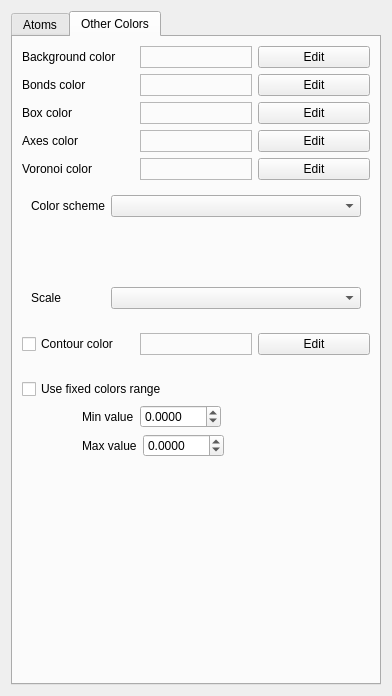
          <widget class="QWidget" name="tab_37">
           <attribute name="title">
            <string>Colors</string>
           </attribute>
           <layout class="QVBoxLayout" name="verticalLayout_14">
            <item>
             <widget class="QTabWidget" name="tabWidget_12">
              <property name="currentIndex">
               <number>1</number>
              </property>
              <widget class="QWidget" name="tab_40">
               <attribute name="title">
                <string>Atoms</string>
               </attribute>
               <layout class="QVBoxLayout" name="verticalLayout_13">
                <item>
                 <widget class="QFrame" name="frame_142">
                  <property name="minimumSize">
                   <size>
                    <width>0</width>
                    <height>50</height>
                   </size>
                  </property>
                  <property name="frameShape">
                   <enum>QFrame::NoFrame</enum>
                  </property>
                  <property name="frameShadow">
                   <enum>QFrame::Raised</enum>
                  </property>
                  <layout class="QHBoxLayout" name="horizontalLayout_154">
                   <item>
                    <widget class="QRadioButton" name="cpk_radio">
                     <property name="text">
                      <string>cpk</string>
                     </property>
                     <property name="checked">
                      <bool>true</bool>
                     </property>
                    </widget>
                   </item>
                   <item>
                    <widget class="QRadioButton" name="jmol_radio">
                     <property name="text">
                      <string>jmol</string>
                     </property>
                    </widget>
                   </item>
                   <item>
                    <widget class="QRadioButton" name="manual_colors_radio">
                     <property name="text">
                      <string>manual</string>
                     </property>
                    </widget>
                   </item>
                   <item>
                    <widget class="QPushButton" name="manual_colors_default">
                     <property name="text">
                      <string>default</string>
                     </property>
                    </widget>
                   </item>
                  </layout>
                 </widget>
                </item>
                <item>
                 <widget class="QTableWidget" name="ColorsOfAtomsTable">
                  <property name="minimumSize">
                   <size>
                    <width>0</width>
                    <height>30</height>
                   </size>
                  </property>
                 </widget>
                </item>
               </layout>
              </widget>
              <widget class="QWidget" name="tab_41">
               <attribute name="title">
                <string>Other Colors</string>
               </attribute>
               <layout class="QVBoxLayout" name="verticalLayout_20">
                <item>
                 <widget class="QFrame" name="frame_144">
                  <property name="minimumSize">
                   <size>
                    <width>0</width>
                    <height>0</height>
                   </size>
                  </property>
                  <property name="frameShape">
                   <enum>QFrame::NoFrame</enum>
                  </property>
                  <property name="frameShadow">
                   <enum>QFrame::Raised</enum>
                  </property>
                  <layout class="QHBoxLayout" name="horizontalLayout_101">
                   <property name="leftMargin">
                    <number>0</number>
                   </property>
                   <property name="topMargin">
                    <number>0</number>
                   </property>
                   <property name="rightMargin">
                    <number>0</number>
                   </property>
                   <property name="bottomMargin">
                    <number>0</number>
                   </property>
                   <item>
                    <widget class="QLabel" name="label_106">
                     <property name="text">
                      <string>Background color</string>
                     </property>
                    </widget>
                   </item>
                   <item>
                    <widget class="QFrame" name="ColorBackground">
                     <property name="frameShape">
                      <enum>QFrame::StyledPanel</enum>
                     </property>
                     <property name="frameShadow">
                      <enum>QFrame::Raised</enum>
                     </property>
                    </widget>
                   </item>
                   <item>
                    <widget class="QPushButton" name="ColorBackgroundDialogButton">
                     <property name="text">
                      <string>Edit</string>
                     </property>
                     <property name="checkable">
                      <bool>false</bool>
                     </property>
                     <property name="checked">
                      <bool>false</bool>
                     </property>
                    </widget>
                   </item>
                  </layout>
                 </widget>
                </item>
                <item>
                 <widget class="QFrame" name="frame_77">
                  <property name="minimumSize">
                   <size>
                    <width>0</width>
                    <height>0</height>
                   </size>
                  </property>
                  <property name="frameShape">
                   <enum>QFrame::NoFrame</enum>
                  </property>
                  <property name="frameShadow">
                   <enum>QFrame::Raised</enum>
                  </property>
                  <layout class="QHBoxLayout" name="horizontalLayout_80">
                   <property name="leftMargin">
                    <number>0</number>
                   </property>
                   <property name="topMargin">
                    <number>0</number>
                   </property>
                   <property name="rightMargin">
                    <number>0</number>
                   </property>
                   <property name="bottomMargin">
                    <number>0</number>
                   </property>
                   <item>
                    <widget class="QLabel" name="label_17">
                     <property name="text">
                      <string>Bonds color</string>
                     </property>
                    </widget>
                   </item>
                   <item>
                    <widget class="QFrame" name="ColorBond">
                     <property name="frameShape">
                      <enum>QFrame::StyledPanel</enum>
                     </property>
                     <property name="frameShadow">
                      <enum>QFrame::Raised</enum>
                     </property>
                    </widget>
                   </item>
                   <item>
                    <widget class="QPushButton" name="ColorBondDialogButton">
                     <property name="text">
                      <string>Edit</string>
                     </property>
                     <property name="checkable">
                      <bool>false</bool>
                     </property>
                     <property name="checked">
                      <bool>false</bool>
                     </property>
                    </widget>
                   </item>
                  </layout>
                 </widget>
                </item>
                <item>
                 <widget class="QFrame" name="frame_78">
                  <property name="minimumSize">
                   <size>
                    <width>0</width>
                    <height>0</height>
                   </size>
                  </property>
                  <property name="frameShape">
                   <enum>QFrame::NoFrame</enum>
                  </property>
                  <property name="frameShadow">
                   <enum>QFrame::Raised</enum>
                  </property>
                  <layout class="QHBoxLayout" name="horizontalLayout_81">
                   <property name="leftMargin">
                    <number>0</number>
                   </property>
                   <property name="topMargin">
                    <number>0</number>
                   </property>
                   <property name="rightMargin">
                    <number>0</number>
                   </property>
                   <property name="bottomMargin">
                    <number>0</number>
                   </property>
                   <item>
                    <widget class="QLabel" name="label_19">
                     <property name="text">
                      <string>Box color</string>
                     </property>
                    </widget>
                   </item>
                   <item>
                    <widget class="QFrame" name="ColorBox">
                     <property name="frameShape">
                      <enum>QFrame::StyledPanel</enum>
                     </property>
                     <property name="frameShadow">
                      <enum>QFrame::Raised</enum>
                     </property>
                    </widget>
                   </item>
                   <item>
                    <widget class="QPushButton" name="ColorBoxDialogButton">
                     <property name="text">
                      <string>Edit</string>
                     </property>
                     <property name="checkable">
                      <bool>false</bool>
                     </property>
                     <property name="checked">
                      <bool>false</bool>
                     </property>
                    </widget>
                   </item>
                  </layout>
                 </widget>
                </item>
                <item>
                 <widget class="QFrame" name="frame_79">
                  <property name="minimumSize">
                   <size>
                    <width>0</width>
                    <height>0</height>
                   </size>
                  </property>
                  <property name="frameShape">
                   <enum>QFrame::NoFrame</enum>
                  </property>
                  <property name="frameShadow">
                   <enum>QFrame::Raised</enum>
                  </property>
                  <layout class="QHBoxLayout" name="horizontalLayout_82">
                   <property name="leftMargin">
                    <number>0</number>
                   </property>
                   <property name="topMargin">
                    <number>0</number>
                   </property>
                   <property name="rightMargin">
                    <number>0</number>
                   </property>
                   <property name="bottomMargin">
                    <number>0</number>
                   </property>
                   <item>
                    <widget class="QLabel" name="label_18">
                     <property name="text">
                      <string>Axes color</string>
                     </property>
                    </widget>
                   </item>
                   <item>
                    <widget class="QFrame" name="ColorAxes">
                     <property name="frameShape">
                      <enum>QFrame::StyledPanel</enum>
                     </property>
                     <property name="frameShadow">
                      <enum>QFrame::Raised</enum>
                     </property>
                    </widget>
                   </item>
                   <item>
                    <widget class="QPushButton" name="ColorAxesDialogButton">
                     <property name="text">
                      <string>Edit</string>
                     </property>
                     <property name="checkable">
                      <bool>false</bool>
                     </property>
                     <property name="checked">
                      <bool>false</bool>
                     </property>
                    </widget>
                   </item>
                  </layout>
                 </widget>
                </item>
                <item>
                 <widget class="QFrame" name="frame_10">
                  <property name="minimumSize">
                   <size>
                    <width>0</width>
                    <height>0</height>
                   </size>
                  </property>
                  <property name="maximumSize">
                   <size>
                    <width>16777215</width>
                    <height>16777215</height>
                   </size>
                  </property>
                  <property name="frameShape">
                   <enum>QFrame::NoFrame</enum>
                  </property>
                  <property name="frameShadow">
                   <enum>QFrame::Raised</enum>
                  </property>
                  <layout class="QHBoxLayout" name="horizontalLayout_83">
                   <property name="leftMargin">
                    <number>0</number>
                   </property>
                   <property name="topMargin">
                    <number>0</number>
                   </property>
                   <property name="rightMargin">
                    <number>0</number>
                   </property>
                   <property name="bottomMargin">
                    <number>0</number>
                   </property>
                   <item>
                    <widget class="QLabel" name="label_27">
                     <property name="text">
                      <string>Voronoi color</string>
                     </property>
                    </widget>
                   </item>
                   <item>
                    <widget class="QFrame" name="ColorVoronoi">
                     <property name="frameShape">
                      <enum>QFrame::StyledPanel</enum>
                     </property>
                     <property name="frameShadow">
                      <enum>QFrame::Raised</enum>
                     </property>
                    </widget>
                   </item>
                   <item>
                    <widget class="QPushButton" name="ColorVoronoiDialogButton">
                     <property name="text">
                      <string>Edit</string>
                     </property>
                     <property name="checkable">
                      <bool>false</bool>
                     </property>
                     <property name="checked">
                      <bool>false</bool>
                     </property>
                    </widget>
                   </item>
                  </layout>
                 </widget>
                </item>
                <item>
                 <widget class="QFrame" name="frame_76">
                  <property name="maximumSize">
                   <size>
                    <width>16777215</width>
                    <height>16777215</height>
                   </size>
                  </property>
                  <property name="frameShape">
                   <enum>QFrame::NoFrame</enum>
                  </property>
                  <property name="frameShadow">
                   <enum>QFrame::Raised</enum>
                  </property>
                  <layout class="QHBoxLayout" name="horizontalLayout_77">
                   <item>
                    <widget class="QLabel" name="label_29">
                     <property name="text">
                      <string>Color scheme</string>
                     </property>
                     <property name="alignment">
                      <set>Qt::AlignLeading|Qt::AlignLeft|Qt::AlignVCenter</set>
                     </property>
                    </widget>
                   </item>
                   <item>
                    <widget class="QComboBox" name="FormSettingsColorsScale">
                     <property name="minimumSize">
                      <size>
                       <width>250</width>
                       <height>0</height>
                      </size>
                     </property>
                     <property name="editable">
                      <bool>false</bool>
                     </property>
                     <property name="currentText">
                      <string/>
                     </property>
                    </widget>
                   </item>
                  </layout>
                 </widget>
                </item>
                <item>
                 <widget class="PyqtGraphWidgetImage" name="ColorRow" native="true">
                  <property name="sizePolicy">
                   <sizepolicy hsizetype="Expanding" vsizetype="Expanding">
                    <horstretch>0</horstretch>
                    <verstretch>0</verstretch>
                   </sizepolicy>
                  </property>
                  <property name="minimumSize">
                   <size>
                    <width>0</width>
                    <height>40</height>
                   </size>
                  </property>
                  <property name="maximumSize">
                   <size>
                    <width>16777215</width>
                    <height>40</height>
                   </size>
                  </property>
                 </widget>
                </item>
                <item>
                 <widget class="QFrame" name="frame_102">
                  <property name="frameShape">
                   <enum>QFrame::NoFrame</enum>
                  </property>
                  <property name="frameShadow">
                   <enum>QFrame::Raised</enum>
                  </property>
                  <layout class="QHBoxLayout" name="horizontalLayout_106">
                   <item>
                    <widget class="QLabel" name="label_14">
                     <property name="text">
                      <string>Scale</string>
                     </property>
                     <property name="alignment">
                      <set>Qt::AlignLeading|Qt::AlignLeft|Qt::AlignVCenter</set>
                     </property>
                    </widget>
                   </item>
                   <item>
                    <widget class="QComboBox" name="FormSettingsColorsScaleType">
                     <property name="minimumSize">
                      <size>
                       <width>250</width>
                       <height>0</height>
                      </size>
                     </property>
                     <property name="editable">
                      <bool>false</bool>
                     </property>
                     <property name="currentText">
                      <string/>
                     </property>
                    </widget>
                   </item>
                  </layout>
                 </widget>
                </item>
                <item>
                 <widget class="QFrame" name="frame_72">
                  <property name="minimumSize">
                   <size>
                    <width>0</width>
                    <height>0</height>
                   </size>
                  </property>
                  <property name="maximumSize">
                   <size>
                    <width>16777215</width>
                    <height>16777215</height>
                   </size>
                  </property>
                  <property name="frameShape">
                   <enum>QFrame::NoFrame</enum>
                  </property>
                  <property name="frameShadow">
                   <enum>QFrame::Raised</enum>
                  </property>
                  <layout class="QHBoxLayout" name="horizontalLayout_78">
                   <property name="leftMargin">
                    <number>0</number>
                   </property>
                   <property name="rightMargin">
                    <number>0</number>
                   </property>
                   <item>
                    <widget class="QCheckBox" name="FormSettingsContourColorFixed">
                     <property name="text">
                      <string>Contour color</string>
                     </property>
                    </widget>
                   </item>
                   <item>
                    <widget class="QFrame" name="ColorContour">
                     <property name="frameShape">
                      <enum>QFrame::StyledPanel</enum>
                     </property>
                     <property name="frameShadow">
                      <enum>QFrame::Raised</enum>
                     </property>
                    </widget>
                   </item>
                   <item>
                    <widget class="QPushButton" name="ColorContourDialogButton">
                     <property name="text">
                      <string>Edit</string>
                     </property>
                     <property name="checkable">
                      <bool>false</bool>
                     </property>
                     <property name="checked">
                      <bool>false</bool>
                     </property>
                    </widget>
                   </item>
                  </layout>
                 </widget>
                </item>
                <item>
                 <widget class="QFrame" name="frame_5">
                  <property name="minimumSize">
                   <size>
                    <width>0</width>
                    <height>0</height>
                   </size>
                  </property>
                  <property name="frameShape">
                   <enum>QFrame::NoFrame</enum>
                  </property>
                  <property name="frameShadow">
                   <enum>QFrame::Raised</enum>
                  </property>
                  <layout class="QVBoxLayout" name="verticalLayout_57">
                   <property name="leftMargin">
                    <number>0</number>
                   </property>
                   <property name="rightMargin">
                    <number>0</number>
                   </property>
                   <property name="bottomMargin">
                    <number>0</number>
                   </property>
                   <item>
                    <widget class="QCheckBox" name="FormSettingsColorsFixed">
                     <property name="text">
                      <string>Use fixed colors range</string>
                     </property>
                    </widget>
                   </item>
                  </layout>
                 </widget>
                </item>
                <item>
                 <widget class="QFrame" name="frame_89">
                  <property name="frameShape">
                   <enum>QFrame::NoFrame</enum>
                  </property>
                  <property name="frameShadow">
                   <enum>QFrame::Raised</enum>
                  </property>
                  <layout class="QHBoxLayout" name="horizontalLayout_90">
                   <property name="leftMargin">
                    <number>60</number>
                   </property>
                   <property name="topMargin">
                    <number>0</number>
                   </property>
                   <property name="bottomMargin">
                    <number>0</number>
                   </property>
                   <item>
                    <widget class="QLabel" name="label_15">
                     <property name="text">
                      <string>Min value</string>
                     </property>
                    </widget>
                   </item>
                   <item>
                    <widget class="QDoubleSpinBox" name="FormSettingsColorsFixedMin">
                     <property name="decimals">
                      <number>4</number>
                     </property>
                     <property name="minimum">
                      <double>-100.000000000000000</double>
                     </property>
                     <property name="maximum">
                      <double>100.000000000000000</double>
                     </property>
                     <property name="singleStep">
                      <double>0.100000000000000</double>
                     </property>
                    </widget>
                   </item>
                   <item>
                    <spacer name="horizontalSpacer_50">
                     <property name="orientation">
                      <enum>Qt::Horizontal</enum>
                     </property>
                     <property name="sizeHint" stdset="0">
                      <size>
                       <width>40</width>
                       <height>20</height>
                      </size>
                     </property>
                    </spacer>
                   </item>
                  </layout>
                 </widget>
                </item>
                <item>
                 <widget class="QFrame" name="frame_90">
                  <property name="frameShape">
                   <enum>QFrame::NoFrame</enum>
                  </property>
                  <property name="frameShadow">
                   <enum>QFrame::Raised</enum>
                  </property>
                  <layout class="QHBoxLayout" name="horizontalLayout_89">
                   <property name="leftMargin">
                    <number>60</number>
                   </property>
                   <property name="topMargin">
                    <number>0</number>
                   </property>
                   <property name="bottomMargin">
                    <number>0</number>
                   </property>
                   <item>
                    <widget class="QLabel" name="label_16">
                     <property name="text">
                      <string>Max value</string>
                     </property>
                    </widget>
                   </item>
                   <item>
                    <widget class="QDoubleSpinBox" name="FormSettingsColorsFixedMax">
                     <property name="decimals">
                      <number>4</number>
                     </property>
                     <property name="minimum">
                      <double>-100.000000000000000</double>
                     </property>
                     <property name="maximum">
                      <double>100.000000000000000</double>
                     </property>
                     <property name="singleStep">
                      <double>0.100000000000000</double>
                     </property>
                    </widget>
                   </item>
                   <item>
                    <spacer name="horizontalSpacer_52">
                     <property name="orientation">
                      <enum>Qt::Horizontal</enum>
                     </property>
                     <property name="sizeHint" stdset="0">
                      <size>
                       <width>40</width>
                       <height>20</height>
                      </size>
                     </property>
                    </spacer>
                   </item>
                  </layout>
                 </widget>
                </item>
                <item>
                 <spacer name="verticalSpacer_19">
                  <property name="orientation">
                   <enum>Qt::Vertical</enum>
                  </property>
                  <property name="sizeHint" stdset="0">
                   <size>
                    <width>20</width>
                    <height>215</height>
                   </size>
                  </property>
                 </spacer>
                </item>
               </layout>
              </widget>
             </widget>
            </item>
           </layout>
          </widget>
